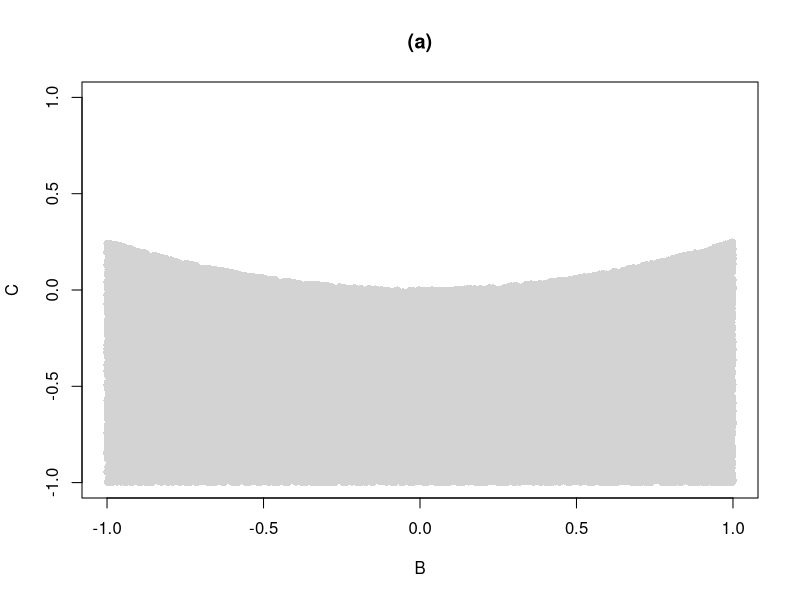
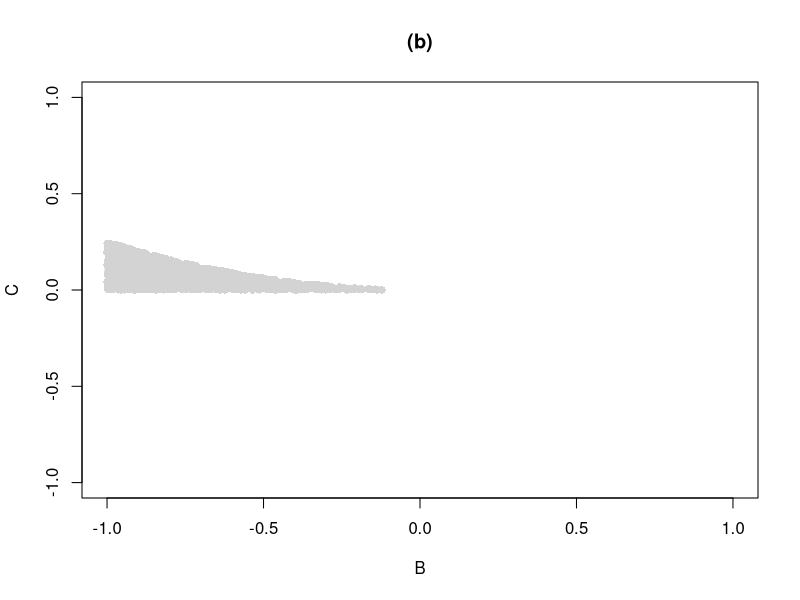
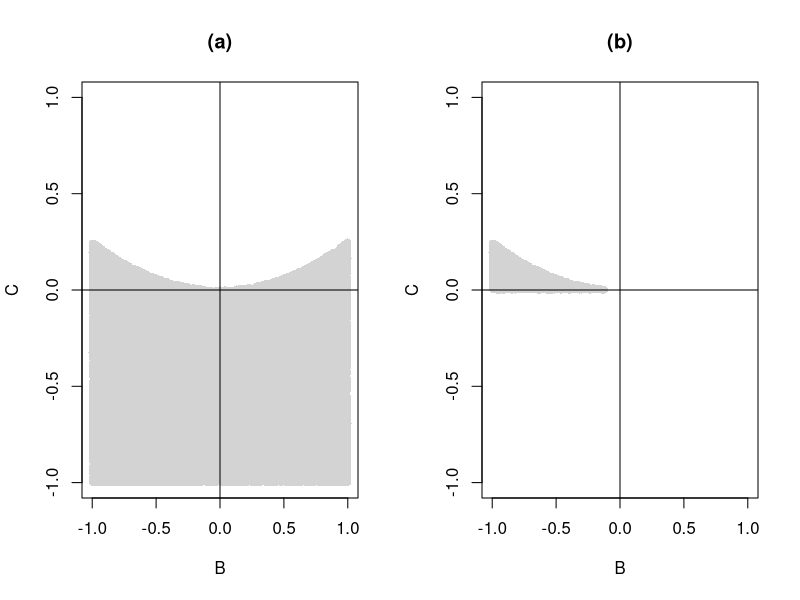

Write the R code that produced these figures, in order.
# 02.02 - Exercise 14 - Polynomial roots
NSIMS = 100000
B = runif(NSIMS, min=-1, max=1)
C = runif(NSIMS, min=-1, max=1)

sum(C < B**2/4)/NSIMS
13/24

ind = C < B**2/4
plot(B[!ind], C[!ind], pch=16, col="white", xlim=c(-1, 1), ylim=c(-1, 1),
     main="(a)", xlab="B", ylab="C")
points(B[ind], C[ind], pch=16, col="lightgray")


sum(C <= B**2/4 & C >= 0 & B <= 0)/NSIMS
1/48

ind = C <= B**2/4 & C >= 0 & B <= 0
plot(B[!ind], C[!ind], pch=16, col="white", xlim=c(-1, 1), ylim=c(-1, 1),
     main="(b)", xlab="B", ylab="C")
points(B[ind], C[ind], pch=16, col="lightgray")

png(filename = "~/GITHUB/CoveredInChocolate.github.io/IntroProb/img/02.02_Ex14_COMP.png",
    width = 800, height=400)
par(mfrow=c(1,2))

ind = C < B**2/4
plot(B[!ind], C[!ind], pch=16, col="white", xlim=c(-1, 1), ylim=c(-1, 1),
     main="(a)", xlab="B", ylab="C")
points(B[ind], C[ind], pch=16, col="lightgray")
abline(h = 0)
abline(v = 0)

ind = C <= B**2/4 & C >= 0 & B <= 0
plot(B[!ind], C[!ind], pch=16, col="white", xlim=c(-1, 1), ylim=c(-1, 1),
     main="(b)", xlab="B", ylab="C")
points(B[ind], C[ind], pch=16, col="lightgray")
abline(h = 0)
abline(v = 0)
dev.off()